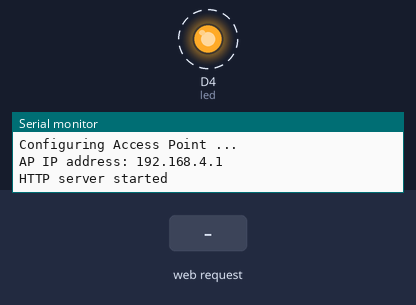
The sketch below on a simulated ESP8266 (NodeMCU). On the bench: output pins drawn as LEDs (lit = HIGH), the last lines printed to the serial monitor. Dashed ring = blinking. The inputs (shaded band) are chosen by the test bench. WiFi joins after 1.5 s; servers stay silent unless stated.

Above: at 2.2 s.
2.3 s: HTTP request GET /frate received
At 3.3 s:
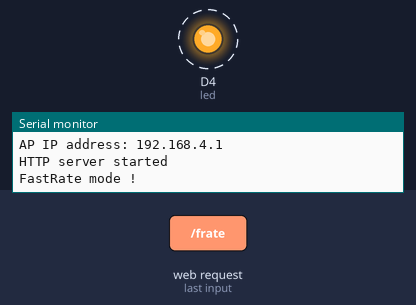
5.3 s: HTTP request GET /srate received
At 5.94 s:
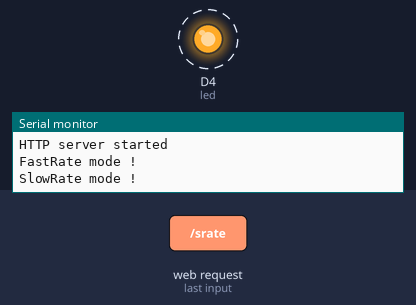
Timing chart, 0 to 14.3 s (numbered marks = the images above; inputs shaded):
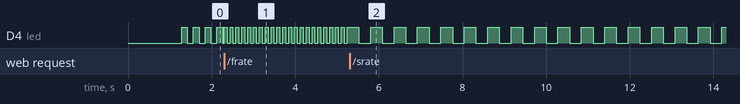

The sketch:

MyAPServer.ino
```cpp
/*
 */


#include <ESP8266WiFi.h>
#include <WiFiClient.h>
#include <ESP8266WebServer.h>

const char *ssid = "MyESPAP";
const char *password = "";
//const char *ssid = "ANJOLEENA";
//const char *password = "anjoleena";


ESP8266WebServer server(80);

int led = D4;
int blink_count = 0;
int blink_rate = 250;

void handleRoot() {
  server.send(200, "text/html", "<html><body><h1>MyESPAP Home Page</h1>\r\n<a href=\"/frate\">Fast Rate</a><br>\r\n<a href=\"/srate\">Slow Rate</a><br></body></html>");
}

void handleFRate() {
  blink_rate = 125;
  Serial.println("FastRate mode !");
  server.send(200, "text/html", "<html><head><script>window.onload =  function() { setInterval(function() {window.location.replace('/');}, 1000); };</script></head><body><h1>Fast Rate mode</h1></body></html>");
}

void handleSRate() {
  blink_rate = 500;
  Serial.println("SlowRate mode !");
  server.send(200, "text/html", "<html><head><script>window.onload =  function() { setInterval(function() {window.location.replace('/');}, 1000); };</script></head><body><h1>Slow Rate mode</h1></body></html>");
}

void setup() {
  pinMode(led, OUTPUT);
  delay(1000);
  Serial.begin(115200);

  Serial.println();

  Serial.println("Configuring Access Point ...");
  WiFi.mode(WIFI_AP);
  WiFi.softAP(ssid, password);

  Serial.print("AP IP address: ");
  Serial.println(WiFi.softAPIP());


//    WiFi.mode(WIFI_STA);
//    Serial.print("\nConnecting to WIFI :");
//    Serial.println(ssid);
//    WiFi.begin(ssid,password);
//    while(WiFi.status() != WL_CONNECTED){
//      Serial.print(".");
//      delay(500);
//    }
//    Serial.println("\nWIFI connected");
//    Serial.println("local IP : "+WiFi.localIP().toString());

  server.on("/", handleRoot);
  server.on("/frate", handleFRate);
  server.on("/srate", handleSRate);
  server.begin();
  Serial.println("HTTP server started");
}

void loop() {
  server.handleClient();
  if (blink_count >= blink_rate) {
    digitalWrite(led, HIGH);
    blink_count = 0;
  }
  if (blink_count == blink_rate / 2) {
    digitalWrite(led, LOW);
  }
  delay(1);
  blink_count++;
}
```

Measured:
- after the input at 2.3 s, D4 (led): alternates HIGH for 0.07 s and LOW for 0.07 s, starting at once
- after the input at 5.3 s, D4 (led): alternates HIGH for 0.28 s and LOW for 0.28 s, starting after 0.22 s
- by itself, D4 (led): alternates HIGH for 0.14 s and LOW for 0.14 s
